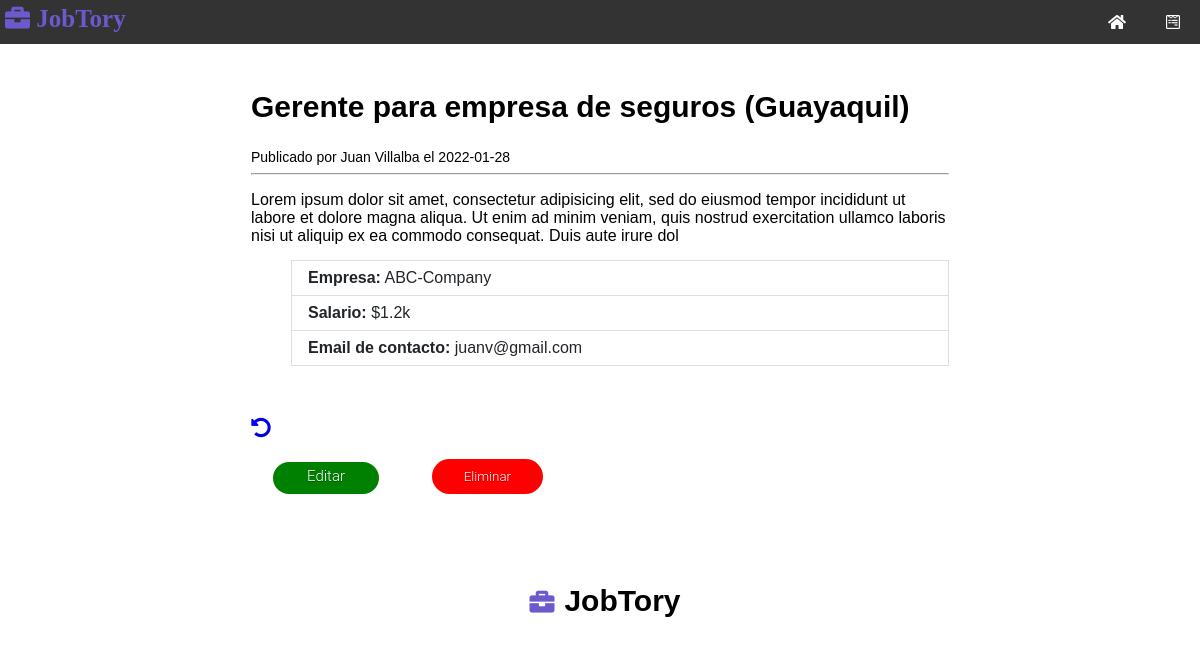
The page /trabajo.php?id=2 on the database its author committed.
### tables this page shows
CREATE TABLE `trabajos` (
  `id` int(11) NOT NULL,
  `id_categoria` int(11) NOT NULL,
  `empresa` varchar(255) NOT NULL,
  `titulo_trabajo` varchar(255) NOT NULL,
  `descripcion` varchar(500) NOT NULL,
  `salario` varchar(255) NOT NULL,
  `ubicacion` varchar(255) NOT NULL,
  `contacto_usuario` varchar(255) NOT NULL,
  `contacto_email` varchar(255) NOT NULL,
  `fecha` date NOT NULL DEFAULT current_timestamp()
);

### libreria/plantilla.php (called while the page is built, shortened)
<?php class Plantilla{
	protected $plantilla;
	public function __construct($plantilla){
		$this->plantilla = $plantilla;
	}
	public function __toString(){
		include basename($this->plantilla);
		return ob_get_clean();
	}
}

### libreria/database.php (called while the page is built, shortened)
<?php
class DATABASE{
	private $host = DB_HOST;
	private $user = DB_USER;
	private $pass = DB_PASS;
	private $dbname = DB_NAME;
	private $dbh;
	private $stmt;
	public function __construct(){
		$dsn = 'mysql:host='.$this->host .';dbname='. $this->dbname;
		$options = array(
			PDO::ATTR_PERSISTENT => true,
			PDO::ATTR_ERRMODE => PDO::ERRMODE_EXCEPTION
		);
		try{
			$this->dbh = new PDO($dsn, $this->user, $this->pass, $options);
		}catch(PDOException $e){
			$this->error = $e->getMessage();
		}
	}
	public function query($query){
		$this->stmt = $this->dbh->prepare($query);
	}
	public function bind($param, $value, $type = null){
		if (is_null($type)) {
			switch (true) {
				default:
				$type = PDO::PARAM_STR;
			}
		}
		$this->stmt->bindValue($param, $value, $type);
	}
	public function execute(){
		return $this->stmt->execute();
	}
	public function single(){
		$this->execute();
		return $this->stmt->fetch(PDO::FETCH_OBJ);
	}
}

### libreria/trabajo.php (called while the page is built, shortened)
<?php
class Trabajo{
	private $db;
	public function __construct(){
		$this->db = new Database;
	}
	public function getTrabajo($id){
		$this->db->query("SELECT * FROM trabajos WHERE id = :id");
		$this->db->bind(':id', $id);
		$row = $this->db->single();
		return $row;
	}
}

### plantillas-paginas/trabajo-pagina.php (the view, shortened to what this page needs)
<?php include 'inc/header.php';?>
<div class="main" style="background-color: white;">
	<h2 class="page-header"><?php echo $trabajo->titulo_trabajo; ?> (<?php echo $trabajo->ubicacion; ?>)</h2>
<small>Publicado por <?php echo $trabajo->contacto_usuario; ?> el <?php echo $trabajo->fecha; ?></small>
<hr>
<p ><?php echo $trabajo->descripcion; ?></p>
<ul class="list-group">
	<li class="list-group-item"><strong>Empresa:</strong> <?php echo $trabajo->empresa ?></li>
	<li class="list-group-item"><strong>Salario:</strong> <?php echo $trabajo->salario ?></li>
	<li class="list-group-item"><strong>Email de contacto:</strong> <?php echo $trabajo->contacto_email ?></li>
</ul>
<br>
 <br>
<a href="index.php"><i class="fas fa-undo-alt" style="font-size: 20px;"></i></a>
<div style="margin: 20px; font-size: 15px;">
	<a href="editar.php?id=<?php echo $trabajo->id; ?>" class = "btn btn-default button4" style="background-color:green; width: 110px; height: 36px; ">Editar</a>
	<form style="display:inline;" method="post" action="trabajo.php">
		<input type="submit" class="btn btn-default button4" value="Eliminar"style="background-color:red; ">
	</form>
</div>
</div>
<?php include 'inc/footer.php';?>

### css/style.css (style rules this page uses)
* { box-sizing: border-box; }
body { font-family: Arial, Helvetica, sans-serif; margin: 0; }
h2 { font-size: 30px; }
.main { background-color: #edeaed; padding: 1px; margin-left: 250px; margin-right: 250px; margin-top: 20px; margin-bottom: 15px; }
input[type=button], input[type=submit], input[type=reset] { background-color: #4CAF50; border: none; color: white; padding: 10px 32px; text-decoration: none; cursor: pointer; margin-left: 30px; }
a.button4, .button4 { display:inline-block; padding:0.3em 1.2em; margin:1 1.1em 0.1em 0; border:0.16em solid rgba(255,255,255,0); border-radius:2em; box-sizing: border-box; text-decoration:none; font-family:'Roboto',sans-serif; font-weight:300; color:#FFFFFF; text-shadow: 0 0.04em 0.04em rgba(0,0,0,0.35); text-align:center; transition: all 0.2s; }
a.button4, .button4:hover { border-color: rgba(255,255,255,1); }
.list-group-item { position:relative; display:block; padding:.5rem 1rem; color:#212529; text-decoration:none; background-color:#fff; border:1px solid rgba(0,0,0,.125); margin-top:-1px; border-top-width:1px; }
small { font-size:.875em; }

### rows shown on the page
trabajos: titulo_trabajo "Gerente para empresa de seguros", ubicacion "Guayaquil", contacto_usuario "Juan Villalba", fecha "2022-01-28", descripcion "Lorem ipsum dolor sit amet, consectetur adipisicing elit, sed do eiusmod tempor incididunt ut labore et dolore magna aliqua. Ut enim ad minim veniam, quis nostrud exercitation ullamco laboris nisi ut aliquip ex ea commodo consequat. Duis aute irure dol", empresa "ABC-Company", salario "$1.2k", contacto_email "juanv@gmail.com"

### other values the page prints
SITE_TITLE "JobTory"
